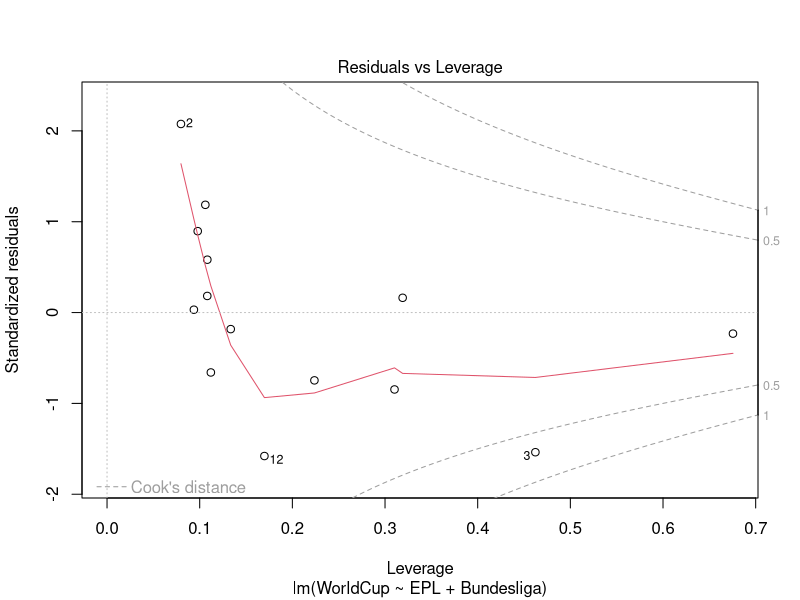
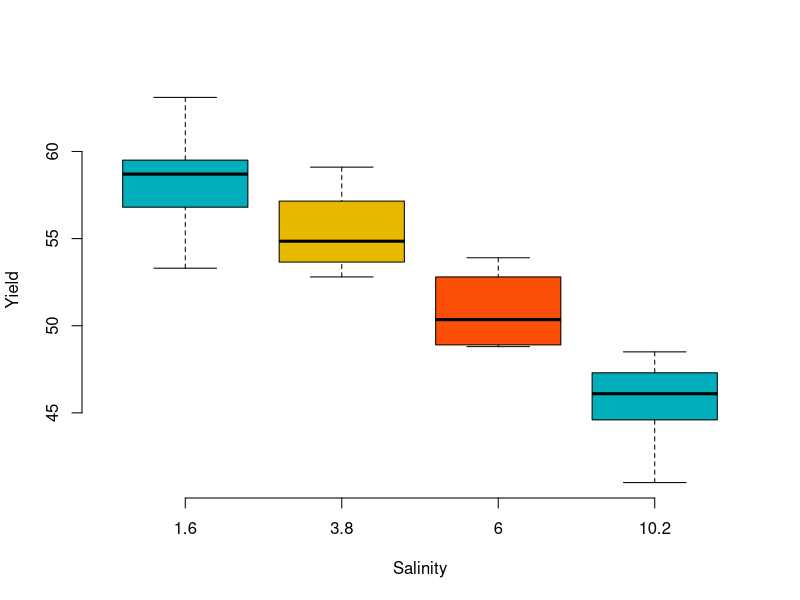
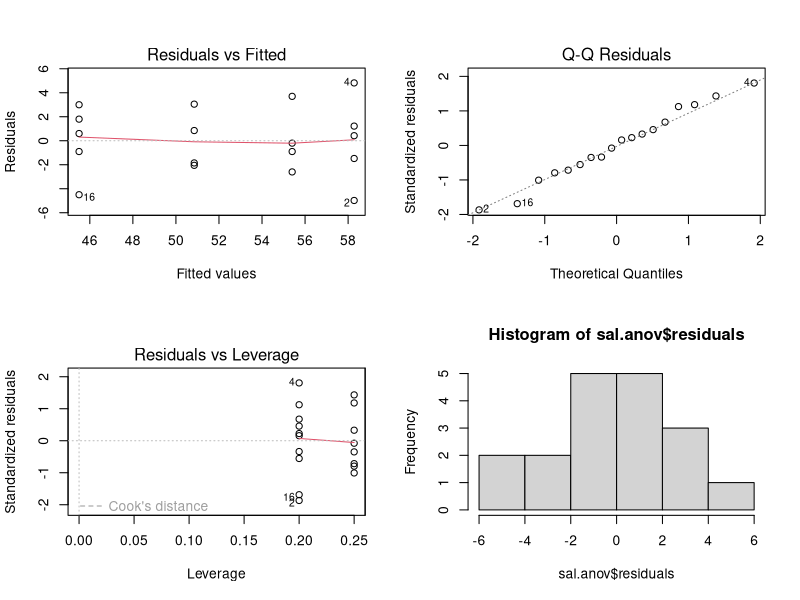

Reproduce these figures in R, in order.
## ---- chunk 1
knitr::opts_chunk$set(echo = TRUE)
## ---- chunk 2

soccer <- read.table("soccer.txt", header=TRUE)

eplNBundesliga.lm <- lm(formula = WorldCup ~ EPL + Bundesliga, data = soccer)
summary(eplNBundesliga.lm)

##P-value is just above .05194 which could be consider reasonable small here which means our data doesn't suppot our null hypothesis, it is enough evident to reject it.

## ---- chunk 3

plot(eplNBundesliga.lm, which = 5)

#Residual vs Leverage shows the impact of each point on the model, in the given figure 3 is the point that heavily influencing the current model, by theory every point should be less .5 cook's distance to qualify an ordinary participation. over here point 3 is heavily participating which means if we remove this point it will also change the model.

## ---- chunk 4

newdata = data.frame(EPL=4, Bundesliga=4)

predict(eplNBundesliga.lm, newdata)

predict(eplNBundesliga.lm, newdata, interval = "confidence")

predict(eplNBundesliga.lm, newdata, interval = "prediction")

#its not a good idea to predict result through such models, since we are unable to identify importance and irrelevance of multiple variables, therefore it is wise to use recommend method to identity relevance of variables for prediction
## ---- chunk 5

allLeague.lm <- lm(formula = WorldCup ~ EPL + Bundesliga + LaLiga + SerieA, data = soccer) 

# backward Model
allLeague.modBackward <- step(allLeague.lm)

allLeague.startmod <- lm(WorldCup ~ 1, data = soccer) 

# Forward Model
allLeague.modForward <- step(allLeague.startmod, scope= list(upper = WorldCup ~ EPL + Bundesliga + LaLiga + SerieA, lower= WorldCup ~ 1), direction="forward")

# Both Model
allLeague.modBoth <- step(allLeague.startmod, scope= list(upper = WorldCup ~ EPL + Bundesliga + LaLiga + SerieA, lower= WorldCup ~ 1), direction="both")

# While looking into all the stepwise types it seems like predictive models are same with AIC of -45.71 
## ---- chunk 6
championsnoNointeract.lm <- lm(WorldCup~EPL+Champions, data=soccer)
summary(championsnoNointeract.lm)

championsInteract.lm <- lm(WorldCup~EPL*Champions, data=soccer)
summary(championsInteract.lm)


# it is visible that AIC now dropped to 21.02 for entries with champions Leage
## ---- chunk 7

entries <- c(716 , 83, 727, 86, 1226, 330)

x <- matrix(entries, ncol=2, byrow=TRUE) 
chisq.test(x)

# since pvalue < 0.0001 therefore Rank and fulltime/parttime roles are not independent
## ---- chunk 8

#df = (Colunm - 1) X (Row - 1)
(2 - 1) * (3 - 1)

## ---- chunk 9
total <- sum(entries)
PFullTime <- (716 + 727 + 1226)/total
PAssosiate <- (727 + 86)/total

PFullTimeAssosiate <- PFullTime * PAssosiate

PFullTimeAssosiate * total

## ---- chunk 10

x - chisq.test(x)$expected

# Thats not true, In fact Full Professors are the ones that more likely be part timer.

## ---- chunk 11

x <- c(807, 167, 26)
(test <- chisq.test(x, p = c(.82, .145, .035)))
test$expected

# Based on p-value 0.05344 which is greater than .0001 we cannot reject null Hypothesis
## ---- chunk 12

# sampling 100 students out of another sample makes no sense and it would result abnormalities in distribution. Theoritically it will have a similar result as above. but practically it could cause serious distribution change since we are taking 1/10th of the sample and could change p-value drastically.

## ---- chunk 13

salinity <- read.table("salinity.txt", header=TRUE)

sal.anov <- aov(yield~factor(salinity), salinity)

summary(sal.anov)


# according to P value it could be seen that there is significant difference between groups. since the value is much lesser than .001

## ---- chunk 14

boxplot(yield ~ factor(salinity), data = salinity,
        xlab = "Salinity", ylab = "Yield",
        frame = FALSE, col = c("#00AFBB", "#E7B800", "#FC4E07"))

par(mfrow=c(2,2))
plot(sal.anov, which=c(1,2,5))
hist(sal.anov$residuals)

# while looking at the residual histogram it seems that distribution is not fully uniform, but Normal Q-Q shows that it is dributed well with few outliners, further based on only one factor Residual vs Factor graph is not formed with meaningful data

## ---- chunk 15

TukeyHSD(sal.anov)

# from the answer it can be observed that 6-1.6, 10.2-1.6, 10.2-3.8 are the significants.
# most optimal salinity level is 10.2-1.6

## ---- chunk 16

# Main advantage of using Anova over Regression is that it could use single dependent variable to analyze. but when you want more granuality in your result Regression would be a better choice, over here we had only on dependent variable that used for analysing the outcome of grouped data. While regression couldn't do well in group data. However in above example regression would do better since the factor/group are numeric data.

